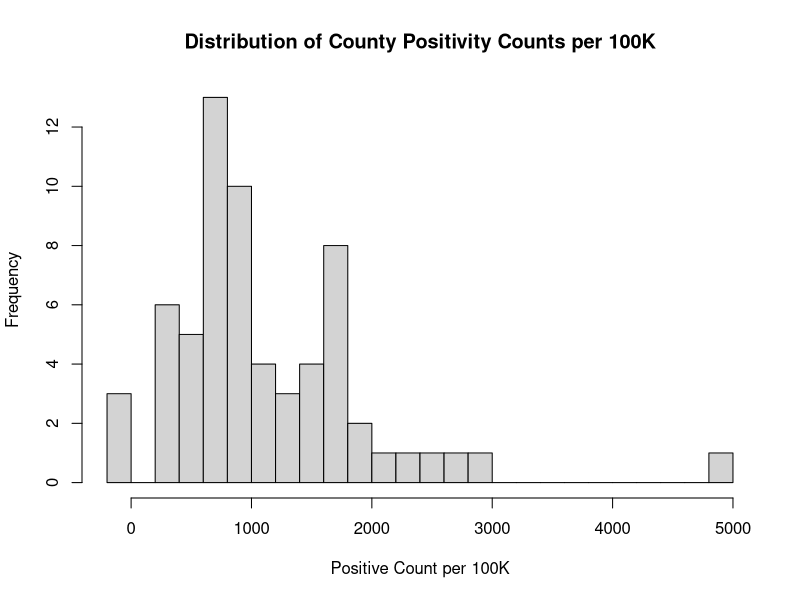

This figure's R source:
## ---- chunk 1

# Setup the environment
library(knitr)
knitr::opts_chunk$set(fig.align='center',fig.width=10, fig.height=6, fig.path='Figs/',  warning=FALSE, echo=TRUE, eval=TRUE, message=FALSE)

r = getOption("repos")
r["CRAN"] = "http://cran.us.r-project.org"
options(repos = r)

## ---- chunk 2
# load the csv file
coloradoCovid<- read.csv('./ColoradoCounty.csv')

covid_mean <- mean(coloradoCovid$County_Rate_Per_100_000)
print(covid_mean) 
covid_median <- median(coloradoCovid$County_Rate_Per_100_000)
print(covid_median)
covid_sd <- sd(coloradoCovid$County_Rate_Per_100_000)
print(covid_sd)


## ---- chunk 3
# load the csv file
coloradoCovid<- read.csv('./ColoradoCounty.csv')

# load e1071 package for skewness
#install.packages('e1071', dependencies = TRUE)
library(e1071)  

hist(coloradoCovid$County_Rate_Per_100_000, breaks=20, main="Distribution of County Positivity Counts per 100K", xlab="Positive Count per 100K")
skewness(coloradoCovid$County_Rate_Per_100_000)

## ---- chunk 4
# load the csv file
coloradoCovid<- read.csv('./ColoradoCounty.csv')

total_counties <-nrow(coloradoCovid)

counties_lt_boulder <- sum(coloradoCovid$County_Rate_Per_100_000 < 1527.06)
counties_lt_boulder

print(counties_lt_boulder / total_counties)

## ---- chunk 5

# load the csv file
coloradoCovid<- read.csv('./ColoradoCounty.csv')
mu <- mean(coloradoCovid$County_Rate_Per_100_000)
sd <- sd(coloradoCovid$County_Rate_Per_100_000)
n <- length(coloradoCovid$County_Rate_Per_100_000)

print(mu)
print(upper <- mu + (1.96*sd/sqrt(n)))
print(lower <- mu - (1.96*sd/sqrt(n)))


## ---- chunk 6

# load the csv file
coloradoCovid<- read.csv('./ColoradoCounty.csv')

rural <- coloradoCovid[coloradoCovid$Rural==1,]
urban <- coloradoCovid[coloradoCovid$Rural==0,]


## ---- chunk 7
# load the csv file
crimes <- read.csv('./hate_crimes.csv')

# add your code here:

## ---- chunk 8
# load the csv file
crimes <- read.csv('./hate_crimes.csv')

# add your code here:

## ---- chunk 9
# Type your code here:


